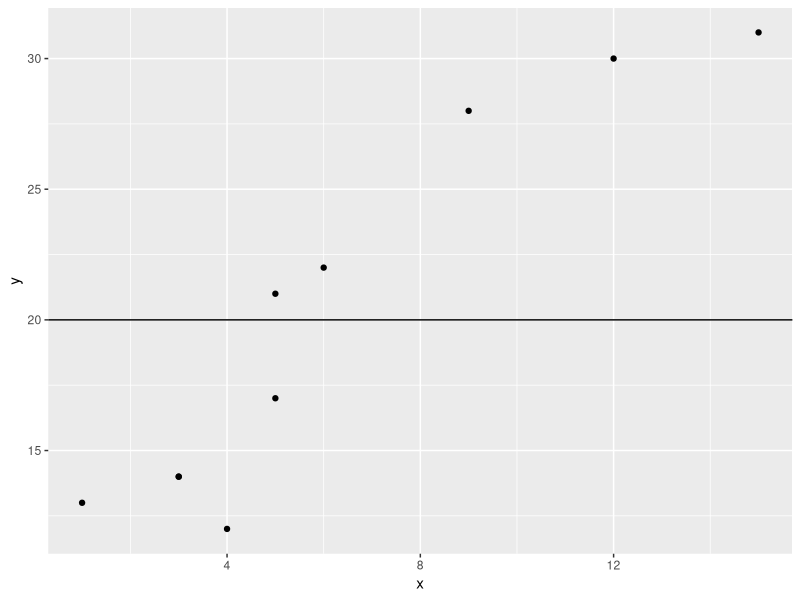
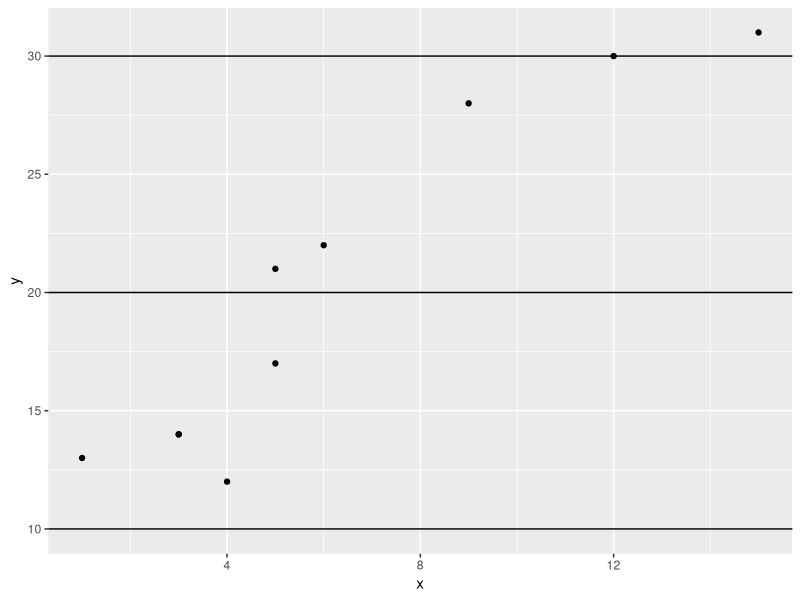
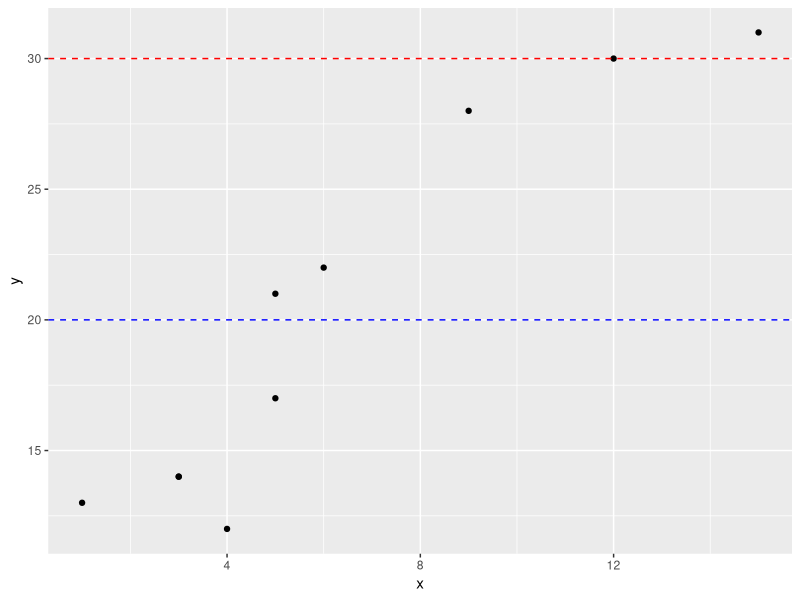

The R script that drew these images, in order:
# Add a Single Horizontal Line to a Plot
library("ggplot2")

# create data frame
df <- data.frame(x=c(1, 3, 3, 4, 5, 5, 6, 9, 12, 15),
                 y=c(13, 14, 14, 12, 17, 21, 22, 28, 30, 31))

# create scatterplot with horizontal line at y=20
ggplot(df, aes(x=x, y=y)) +
  geom_point() + 
  geom_hline(yintercept = 20)

# Add Multiple Horizontal Lines to Plots
library("ggplot2")

# create data frame
df <- data.frame(x=c(1, 3, 3, 4, 5, 5, 6, 9, 12, 15),
                 y=c(13, 14, 14, 12, 17, 21, 22, 28, 30, 31))

# creat scatterplot wiht horizontal lines at y=10, 20, 30
ggplot(df, aes(x=x, y=y)) + 
  geom_point() + 
  geom_hline(yintercept = c(10, 20, 30))

# Customize Horizontal Lines
library("ggplot2")

# create data frame
df <- data.frame(x=c(1, 3, 3, 4, 5, 5, 6, 9, 12, 15),
                 y=c(13, 14, 14, 12, 17, 21, 22, 28, 30, 31))

# create scatterplot with customized horizontal lines
ggplot(df, aes(x=x, y=y)) + 
  geom_point() + 
  geom_hline(yintercept = c(20, 30), linetype="dashed", color=c("blue", "red"))
